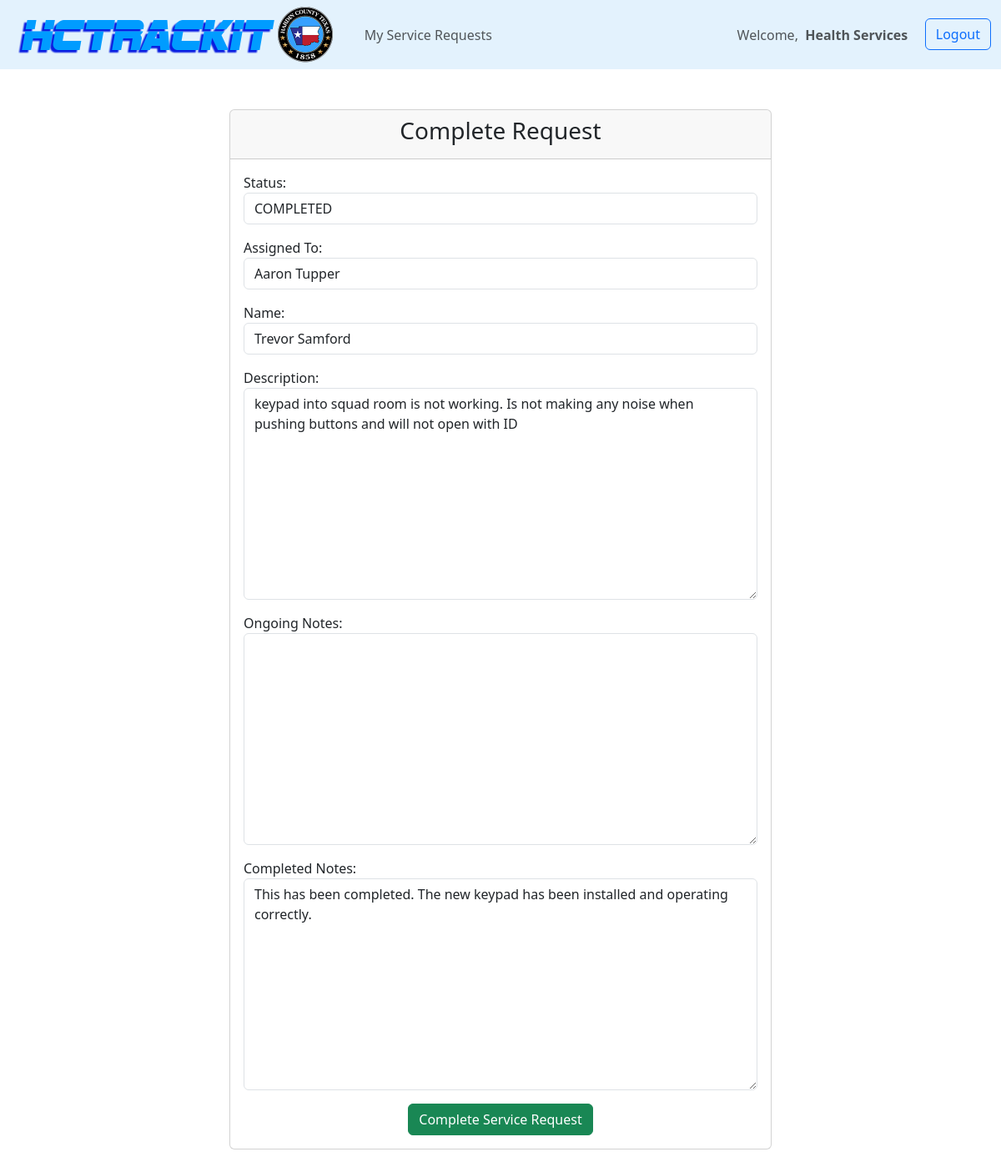
The app's page /tickets/tickets_update_complete/6 (signed in) with its own data.
### tickets/models.py (models this page shows, shortened)
class Ticket(models.Model):
    DEPT_CHOICES = (
                        ("", ""),
                        ("356th District Court", "356th District Court"),
                        ("88th Disctric Court", "88th District Court"),
                        ("Agrilife Extension", "Agrilife Extension"),
                        ("Adult Probation", "Adult Probation"),
                        ("Auditor", "Auditor"),
                        ("Corrections", "Corrections"),
                        ("County Attorney", "County Attorney"),
                        ("County Clerk", "County Clerk"),
                        ("County Commissioner Precinct 1", "County Commissioner Precinct 1"),
                        ("County Commissioner Precinct 2", "County Commissioner Precinct 2"),
                        ("County Commissioner Precinct 3", "County Commissioner Precinct 3"),
                        ("County Commissioner Precinct 4", "County Commissioner Precinct 4"),
                        ("County Judge", "County Judge"),
                        ("Crime Victims Assistance", "Crime Victims Assistance"),
                        ("District Attorney", "District Attorney"),
                        ("District Clerk", "District Clerk"),
                        ("Elections", "Elections"),
                        ("Emergency Management", "Emergency Management"),
                        ("Flood Plain Administration", "Flood Plain Administration"),
                        ("Health Services", "Health Services"),
                        ("Human Resources", "Human Resources"),
                        ("Justice of the Peace Precinct 1", "Justice of the Peace Precinct 1"),
                        ("Justice of the Peace Precinct 2", "Justice of the Peace Precinct 2"),
                        ("Justice of the Peace Precinct 3", "Justice of the Peace Precinct 3"),
                        ("Justice of the Peace Precinct 4", "Justice of the Peace Precinct 4"),
                        ("Justice of the Peace Precinct 5", "Justice of the Peace Precinct 5"),
                        ("Justice of the Peace Precinct 6", "Justice of the Peace Precinct 6"),
                        ("Juvenile Probation", "Juvenile Probation"),
                        ("Maintenance", "Maintenance"),
                        ("Purchasing", "Purchasing"),
                        ("Sheriff's Office", "Sheriff's Office"),
                        ("Tax-Assessor Collector", "Tax-Assessor Collector"),
                        ("Technology", "Technology"),
                        ("Treasurer", "Treasurer"),
                        ("Veterans Services", "Veterans Services"),
    )
    CATEGORY_CHOICES = (
                        ("", ""),
                        ("Audio/Visual Equipment", "Audio/Visual Equipment"),
                        ("Copier", "Copier"),
                        ("Fax", "Fax"),
                        ("Hardware", "Hardware"),
                        ("Move Equipment Request", "Move Equipment Request"),
                        ("New Equipment Request", "New Equipment Request"),
                        ("Other", "Other"),
                        ("Printer", "Printer"),
                        ("Radios", "Radios"),
                        ("Security Cameras", "Security Cameras"),
                        ("Scanner", "Scanner"),
                        ("", ""),
                        ("Connectivity - Network", "Connectivity - Network"),
                        ("Connectivity - Sonic Wall", "Connectivity - Sonic Wall"),
                        ("Connectivity - VPN", "Connectivity - VPN"),
                        ("", ""),
                        ("Cyber Security - Suspicious Email", "Cyber Security - Suspicious Email"),
                        ("Cyber Security - Virus", "Cyber Security - Virus"),
                        ("", ""),
                        ("Phone - Desk Phone", "Desk Phone"),
                        ("Phone - Mobile Phone", "Mobile Phone"),
                        ("", ""),
                        ("Software - CAD", "Software - CAD"),
                        ("Software - DW Spectrum", "Software - DW Spectrum"),
                        ("Software - EDOC", "Software - EDOC"),
                        ("Software - Email", "Software - Email"),
                        ("Software - Internet Browser", "Software - Internet Browser"),
                        ("Software - JMS", "Software - JMS"),
                        ("Software - LGS", "Software - LGS"),
                        ("Software - MDIS", "Software - MDIS"),
                        ("Software - NetData", "Software - NetData"),
                        ("Software - Office", "Software - Office"),
                        ("Software - RMS", "Software - RMS"),
                        ("Software - Watchguard", "Software - Watchguard"),
                        ("Software - Other", "Software - Other"),
                        ("", ""),
                        ("User Access - Controlled Access", "User Access - Controlled Access"),
                        ("User Access - Create New User", "User Access - Create New User"),
                        ("User Access - Network Access", "User Access - Network Access"),
                        ("User Access - Remove User", "User Access - Remove User"),
    )
    created_by = models.ForeignKey(User, default=None, blank=True, on_delete=models.CASCADE)
    status = models.CharField(max_length=50, default="NEW")
    assignedto = models.CharField(max_length=50, default="Unassigned")
    created_at = models.DateTimeField(auto_now_add=True)
    last_updated = models.DateTimeField(auto_now=True)
    completed_at = models.DateTimeField(auto_now=True)
    name = models.CharField(max_length=100)
    email = models.CharField(max_length=100)
    phone = models.CharField(max_length=15)
    department = models.CharField(max_length=200, choices=DEPT_CHOICES)
    category = models.CharField(max_length=200, choices=CATEGORY_CHOICES)
    description = models.TextField(max_length=3000)
    ongoing_notes = models.TextField(max_length=3000, blank=True)
    completed_notes = models.TextField(max_length=3000, blank=True)

### tickets/views.py (the view)
# urls.py: path('tickets_update_complete/<str:pk>', views.completeTicket, name="tickets_update_complete"),
@login_required(login_url='login')
def completeTicket(request, pk):
    ticket = Ticket.objects.get(id=pk)
    form = CompleteTicketForm(instance=ticket)
    if request.method == "POST":
        form = CompleteTicketForm(request.POST, instance=ticket)
        if form.is_valid():
            form.save()
            return redirect('tickets_home')
    context = {'form':form}
    return render(request, 'tickets_update_complete.html', context)

### tickets/templates/tickets_update_complete.html (shortened to what this page needs)
{% extends "main.html" %}
{% load static %}
{% block content %}
<br>
<br>
<div class="container d-flex justify-content-center">
    <div class="card">
    <div class="card-header">
        <h3>Complete Request</h3>
    </div>
    <div class="card-body">
        <form method="POST" action="#">
            {{ form.as_p }}
            <div class="d-flex justify-content-center">
                <button type="submit" class="btn btn-success">Complete Service Request</button>
            </div>
        </form>
    </div>
</div>
{% endblock content %}

### tickets/templates/navbar.html
{% load static %}
<nav class="navbar navbar-expand-sm" style="background-color: #e3f2fd;">
  <img src="{% static 'images/logo.png' %}">&nbsp;&nbsp;&nbsp;&nbsp;
  <div class="container-fluid">
    <div class="navbar-collapse" id="navbarSupportedContent">
      <ul class="navbar-nav ml-auto mb-2 mb-lg-0">
        {% if request.user.is_staff %}
          <li class="nav-item">
            <a class="nav-link" href="{% url 'tickets_home' %}">Service Requests</a>
          </li>
          <li>
            <a class="nav-link">|</a>
          </li>
          <li class="nav-item">
            <a class="nav-link" href="{% url 'projects_home' %}">Project Tracker</a>
          </li>
          <li>
            <a class="nav-link">|</a>
          </li>
          <li class="nav-item">
            <a class="nav-link" href="{% url 'knowledgebase_home' %}">Knowledge Base</a>
          </li>
          <li>
            <a class="nav-link">|</a>
          </li>
          <li class="nav-item dropdown">
            <a class="nav-link dropdown-toggle" href="#" role="button" data-bs-toggle="dropdown" aria-expanded="false">
              Tech Links
            </a>
            <ul class="dropdown-menu">
              <li><a class="dropdown-item" href="https://dashboard.techplusit.com" target="_blank">Managed Services</a></li>
              <li><a class="dropdown-item" href="https://34.237.28.226:8443/manage/account/login?redirect=%2Fmanage" target="_blank">Ubiquiti Controller</a></li>
              <li><a class="dropdown-item" href="http://10.0.0.10/" target="_blank">NEC Controller</a></li>
              <li><a class="dropdown-item" href="{% url 'support_directory' %}" target="_blank">Support Contact Directory</a></li>
              <li><a class="dropdown-item" href="{% url 'credentials' %}" target="_blank">HCTrackIT User Credentials</a></li>
              <li><hr class="dropdown-divider"></li>
              <li><a class="dropdown-item" href="https://admin.microsoft.com/#/users" target="_blank">O365 - User Email Accounts</a></li>
              <li><a class="dropdown-item" href="https://admin.exchange.microsoft.com/#/messagetrace" target="_blank">O365 - Email Message Trace</a></li>
              <li><a class="dropdown-item" href="https://entra.microsoft.com/#view/Microsoft_AAD_UsersAndTenants/UserManagementMenuBlade/~/SignIns/menuId/?Microsoft_AAD_IAM_legacyAADRedirect=true" target="_blank">O365 - Sign-in Logs</a></li>
            </ul>
          </li>
          <li>
            <a class="nav-link">|</a>
          </li>
          <li class="nav-item">
            <a class="nav-link" href="#">Reports</a>
          </li>
      </ul>
      <ul class="navbar-nav ms-auto">
          <li class="nav-item">
            <a class="nav-link">Welcome, &nbsp;<strong>{{request.user.first_name}}&nbsp;&nbsp;&nbsp;</strong></a>
          </li>
          <li class="nav-item">
            <a class="btn btn-outline-primary" href="{% url 'logout' %}">Logout</a>
          </li>
      </ul>
      {% else %}
      <li class="nav-item">
        <a class="nav-link" href="#">My Service Requests</a>
      </li>
    </ul>
    <ul class="navbar-nav ms-auto">
        <li class="nav-item">
          <a class="nav-link">Welcome, &nbsp;<strong>{{request.user.first_name}}&nbsp;&nbsp;&nbsp;</strong></a>
        </li>
        <li class="nav-item">
          <a class="btn btn-outline-primary" href="{% url 'logout' %}">Logout</a>
        </li>
    </ul>
      {% endif %}
    </div>
  </div>
</nav>

### static/css/main.css (style rules this page uses)
.card { width:650px; margin-bottom:50px; }
.card-header { text-align: center; }

### records on screen
Ticket: status "COMPLETED", assignedto "Aaron Tupper", name "Trevor Samford", description "keypad into squad room is not working. Is not making any noise when pushing buttons and will not open with ID", completed_notes "This has been completed. The new keypad has been installed and operating correctly."

### other values on screen
{{ request.user.first_name }} "Health Services"
